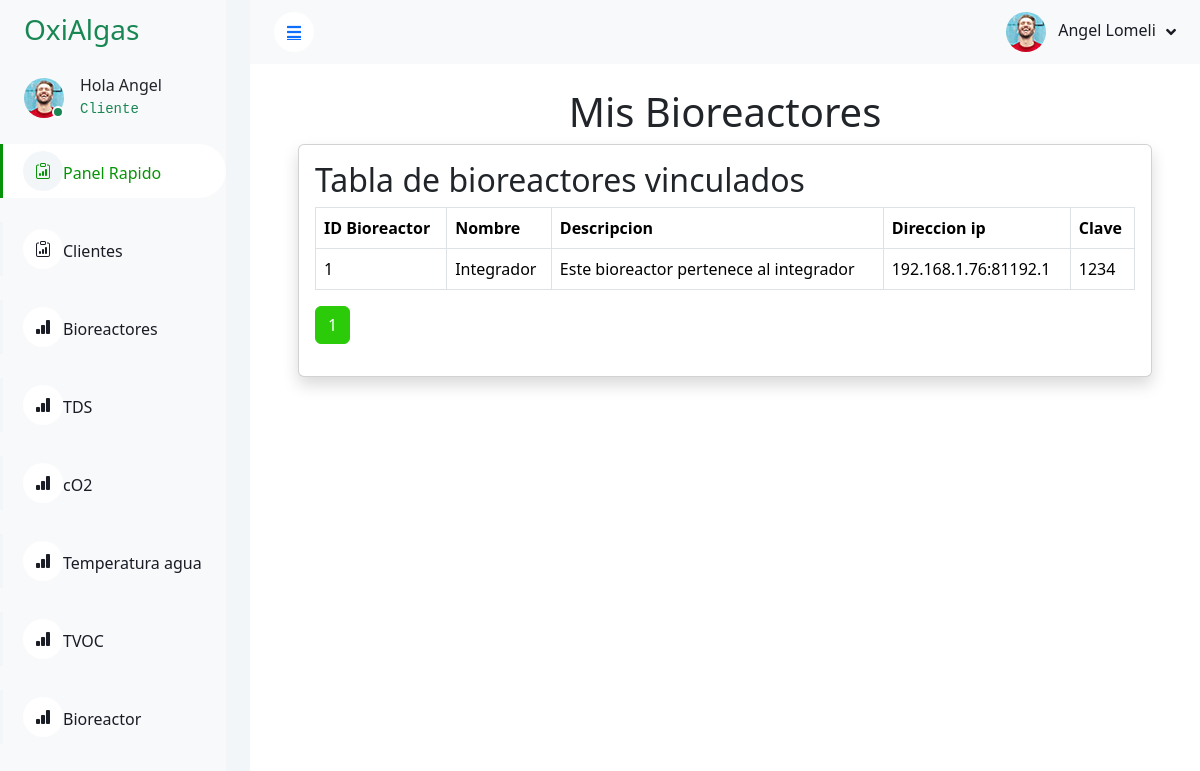
The page /dashmin-1.0.0/bioreactor.php (signed in) on the database its author committed.
### tables this page shows
CREATE TABLE `tabla_bioreactor` (
  `id_bioreactor` int(13) NOT NULL AUTO_INCREMENT,
  `nombre_bioreactor` varchar(255) DEFAULT NULL,
  `descripcion_bioreactor` varchar(255) DEFAULT NULL,
  `direccion_ip` varchar(20) DEFAULT NULL,
  `clave` varchar(65) DEFAULT NULL,
  `id_usuario` int(13) DEFAULT NULL,
  PRIMARY KEY (`id_bioreactor`),
  KEY `id_usuario` (`id_usuario`),
  CONSTRAINT `tabla_bioreactor_ibfk_1` FOREIGN KEY (`id_usuario`) REFERENCES `tabla_usuarios` (`id_usuario`)
);

### php/conexion.php (called while the page is built, shortened)
<?php
class Database {
    private $host = "localhost";
    private $user = "root";
    private $password = "";
    private $database = "bioreactor";
    private $conn;
    public function __construct() {
        try {
            $this->conn = new mysqli($this->host, $this->user, $this->password, $this->database);
            $this->conn->set_charset("utf8mb4");
        } catch (mysqli_sql_exception $e) {
            die("Error de conexión a la base de datos: " . $e->getMessage());
        }
    }
    public function query($sql, $params = []) {
        $stmt = $this->conn->prepare($sql);
        if ($stmt) {
            if (count($params) > 0) {
                $types = '';
                foreach ($params as $param) {
                    $types .= $this->getParamType($param);
                }
                $stmt->bind_param($types, ...$params);
            }
            $stmt->execute();
            if (strpos(strtoupper($sql), 'SELECT') !== false) {
                $result = $stmt->get_result();
                $data = $result->fetch_all(MYSQLI_ASSOC);
                return $data;
            }
            return true;
        } else {
            echo "Error preparando la consulta: " . $this->conn->error;
            return false;
        }
    }
    private function getParamType($param) {
        if (is_int($param)) {
            return 'i';
        } elseif (is_double($param)) {
            return 'd';
        } elseif (is_string($param)) {
            return 's';
        } elseif (is_null($param)) {
            return 's';
        }
        return 's';
    }
}
?>

### dashmin-1.0.0/bioreactor.php (the view, shortened to what this page needs)
<?php
require_once '../php/conexion.php';
$db = new Database();
if (isset($_SESSION['user_id'])) {
    $user_id = $_SESSION['user_id'];
    $name = $_SESSION['nombre'];
    $lastname = $_SESSION['apellido'] ?? '';
    $tipoUsuario = $_SESSION['id_tipo_usuario'] ?? '';
    $registros_por_pagina_bioreactor = 5;
    $pagina_actual_bioreactor = isset($_GET['page_bioreactor']) ? (int) $_GET['page_bioreactor'] : 1;
    $offset_bioreactor = ($pagina_actual_bioreactor - 1) * $registros_por_pagina_bioreactor;
    $total_bioreactor_bioreactor = "SELECT COUNT(*) as total
                                FROM tabla_bioreactor
                                WHERE id_usuario = ?";
    $total_bioreactor = $db->query($total_bioreactor_bioreactor, [$user_id])[0]['total'];
    $total_paginas_clientes = ceil($total_bioreactor / $registros_por_pagina_bioreactor);
    $sql_bioreactor = "SELECT c.id_bioreactor, c.nombre_bioreactor AS nombre_bioreactor,
                          c.descripcion_bioreactor AS descripcion_bioreactor,
                          c.direccion_ip, c.clave
                   FROM tabla_bioreactor c
                   LEFT JOIN tabla_usuarios t ON c.id_usuario = t.id_usuario
                   WHERE c.id_usuario = ?
                   ORDER BY c.nombre_bioreactor ASC
                   LIMIT ? OFFSET ?";
    $bioreactor = $db->query($sql_bioreactor, [$user_id, $registros_por_pagina_bioreactor, $offset_bioreactor]);
} else {
    session_destroy();
    header('Location: ./signup.php');
    exit;
}
?>
<!DOCTYPE html>
<html lang="en">
<head>
    <link href="https://cdnjs.cloudflare.com/ajax/libs/font-awesome/5.10.0/css/all.min.css" rel="stylesheet">
    <link href="https://cdn.jsdelivr.net/npm/bootstrap-icons@1.4.1/font/bootstrap-icons.css" rel="stylesheet">
    <link href="lib/owlcarousel/assets/owl.carousel.min.css" rel="stylesheet">
    <link href="lib/tempusdominus/css/tempusdominus-bootstrap-4.min.css" rel="stylesheet" />
    <link href="css/bootstrap.min.css" rel="stylesheet">
    <link href="css/style.css" rel="stylesheet">
    <link href="https://cdn.jsdelivr.net/npm/bootstrap@5.3.3/dist/css/bootstrap.min.css" rel="stylesheet"
>
</head>
<body onload="init()">
    <div class="container-xxl position-relative bg-white d-flex p-0">
        <div class="sidebar pe-4 pb-3">
            <nav class="navbar bg-light navbar-light">
                <a href="index.html" class="navbar-brand mx-4 mb-3">
                    <h3 class="text-success"></i>OxiAlgas</h3>
                </a>
                <div class="d-flex align-items-center ms-4 mb-4">
                    <div class="position-relative">
                        <img class="rounded-circle" src="img/user.jpg" alt="" style="width: 40px; height: 40px;">
                        <div
                            class="bg-success rounded-circle border border-2 border-white position-absolute end-0 bottom-0 p-1">
                        </div>
                    </div>
                    <div class="ms-3">
                    <h6 class="mb-0"><?php echo 'Hola '.$name; ?></h6>
                    <?php
                    if ($tipoUsuario == 1){
                        echo '<code class="text-success">Cliente</code>';
                    }else if ($tipoUsuario == 2) {
                        echo '<code class="text-success">Administrador</code>';
                    }else {
                        echo '<code class="text-danger">Error Desconocido</code>';
                    }
                    ?>
                    </div>
                </div>
                <div class="navbar-nav w-100">
                    <a href="./index.php" class="nav-item nav-link active"><i class="bi bi-clipboard-data"></i>Panel Rapido</a><br />
                    <a href="./clientes.php" class="nav-item nav-link "><i class="bi bi-clipboard-data"></i>Clientes</a><br />
                    <a href="./bioreactoradmin.php" class="nav-item nav-link "><i class="bi bi-bar-chart-fill"></i>Bioreactores</a><br />
                    <a href="./graficos.php" class="nav-item nav-link "><i class="bi bi-bar-chart-fill"></i>TDS</a><br />
                    <a href="./co2.php" class="nav-item nav-link "><i class="bi bi-bar-chart-fill"></i>cO2</a><br />
                    <a href="./tempagua.php" class="nav-item nav-link "><i class="bi bi-bar-chart-fill"></i>Temperatura agua</a><br />
                    <a href="./tvoc.php" class="nav-item nav-link "><i class="bi bi-bar-chart-fill"></i>TVOC</a><br />
                    <a href="./bioreactor.php" class="nav-item nav-link "><i class="bi bi-bar-chart-fill"></i>Bioreactor</a><br />
                </div>
            </nav>
        </div>
        <div class="content">
            <nav class="navbar navbar-expand bg-light navbar-light sticky-top px-4 py-0">
                <a href="#" class="sidebar-toggler flex-shrink-0">
                    <i class="fa fa-bars"></i>
                </a>
                <div class="navbar-nav align-items-center ms-auto">
                    <div class="nav-item dropdown">
                        <a href="#" class="nav-link dropdown-toggle" data-bs-toggle="dropdown">
                            <img class="rounded-circle me-lg-2" src="img/user.jpg" alt=""
                                style="width: 40px; height: 40px;">
                            <span class="d-none d-lg-inline-flex"><?php echo $name . ' ' . $lastname; ?></span>
                        </a>
                    </div>
                </div>
            </nav>
            <div class="container-fluid pt-4 px-4">
                <h1 class="display-6 text-center">Mis Bioreactores</h1>
                <div class="container">
                    <div class="container">
                        <div class="card shadow mb-4">
                            <div class="card-body">
                                <div class="table-responsive">
                                    <h2>Tabla de bioreactores vinculados</h2>
                                    <table class="table table-bordered">
                                        <thead>
                                            <tr>
                                                <th>ID Bioreactor</th>
                                                <th>Nombre</th>
                                                <th>Descripcion</th>
                                                <th>Direccion ip</th>
                                                <th>Clave</th>
                                            </tr>
                                        </thead>
                                        <tbody>
                                            <?php foreach ($bioreactor as $bioreactor): ?>
                                                <tr>
                                                    <td><?= htmlspecialchars($bioreactor['id_bioreactor']) ?></td>
                                                    <td><?= htmlspecialchars($bioreactor['nombre_bioreactor']) ?></td>
                                                    <td><?= htmlspecialchars($bioreactor['descripcion_bioreactor']) ?></td>
                                                    <td><?= htmlspecialchars($bioreactor['direccion_ip']) ?></td>
                                                    <td><?= htmlspecialchars($bioreactor['clave']) ?></td>
                                                </tr>
                                            <?php endforeach; ?>
                                        </tbody>
                                    </table>
                                    <nav>
                                        <ul class="pagination">
                                            <?php for ($i = 1; $i <= $total_paginas_clientes; $i++): ?>
                                                <li
                                                    class="page-item <?= ($i == $pagina_actual_bioreactor) ? 'active' : '' ?>">
                                                    <a class="page-link" href="?page_bioreactor=<?= $i ?>"><?= $i ?></a>
                                                </li>
                                            <?php endfor; ?>
                                        </ul>
                                    </nav>
                                </div>
                            </div>
                        </div>
                    </div>
                </div>
            </div>
</body>
</html>

### dashmin-1.0.0/css/style.css (style rules this page uses)
:root { --primary: #079307; --light: #f3f6f9; --dark: #191c24; }
.sidebar { position: fixed; top: 0; left: 0; bottom: 0; width: 250px; height: 100vh; overflow-y: auto; background: var(--light); transition: 0.5s; z-index: 999; }
.content { margin-left: 250px; min-height: 100vh; background: #ffffff; transition: 0.5s; }
@media (min-width: 992px) { .sidebar { margin-left: 0; } }
@media (min-width: 992px) { .content { width: calc(100% - 250px); } }
.sidebar .navbar .navbar-nav .nav-link { padding: 7px 20px; color: var(--dark); font-weight: 500; border-left: 3px solid var(--light); border-radius: 0 30px 30px 0; outline: none; }
.sidebar .navbar .navbar-nav .nav-link:hover, .sidebar .navbar .navbar-nav .nav-link.active { color: var(--primary); background: #ffffff; border-color: var(--primary); }
.sidebar .navbar .navbar-nav .nav-link i { width: 40px; height: 40px; display: inline-flex; align-items: center; justify-content: center; background: #ffffff; border-radius: 40px; }
.sidebar .navbar .navbar-nav .nav-link:hover i, .sidebar .navbar .navbar-nav .nav-link.active i { background: var(--light); }
.content .navbar .navbar-nav .nav-link { margin-left: 25px; padding: 12px 0; color: var(--dark); outline: none; }
.content .navbar .sidebar-toggler, .content .navbar .navbar-nav .nav-link i { width: 40px; height: 40px; display: inline-flex; align-items: center; justify-content: center; background: #ffffff; border-radius: 40px; }
.content .navbar .dropdown-toggle::after { margin-left: 6px; vertical-align: middle; border: none; content: "\f107"; font-family: "Font Awesome 5 Free"; font-weight: 900; transition: 0.5s; }

### rows shown on the page
tabla_bioreactor: id_bioreactor "1", nombre_bioreactor "Integrador", descripcion_bioreactor "Este bioreactor pertenece al integrador", direccion_ip "192.168.1.76:81192.1", clave "1234"

### other values the page prints
$name "Angel"
$lastname "Lomeli"
